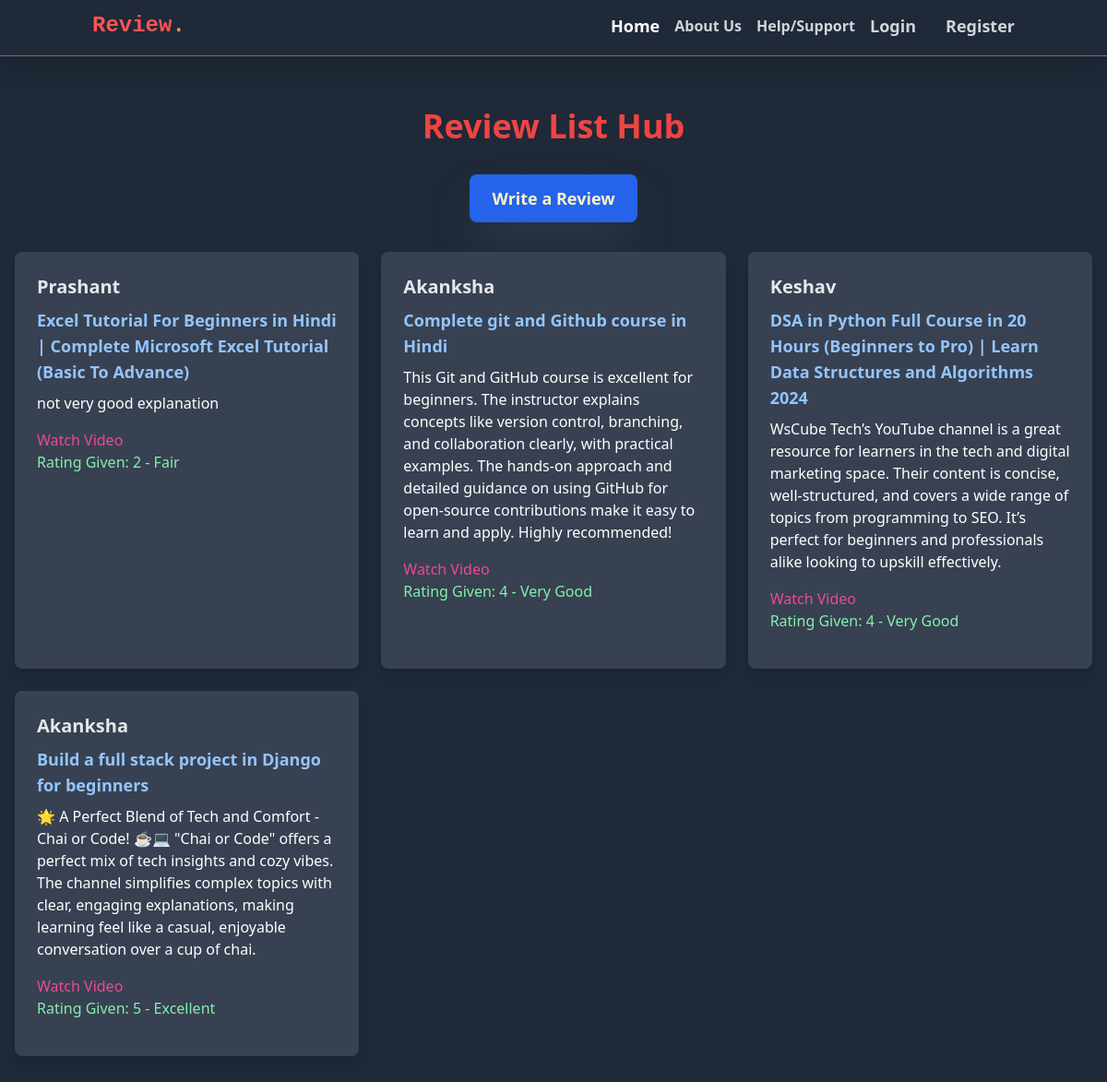
The app's page /review/, older data.
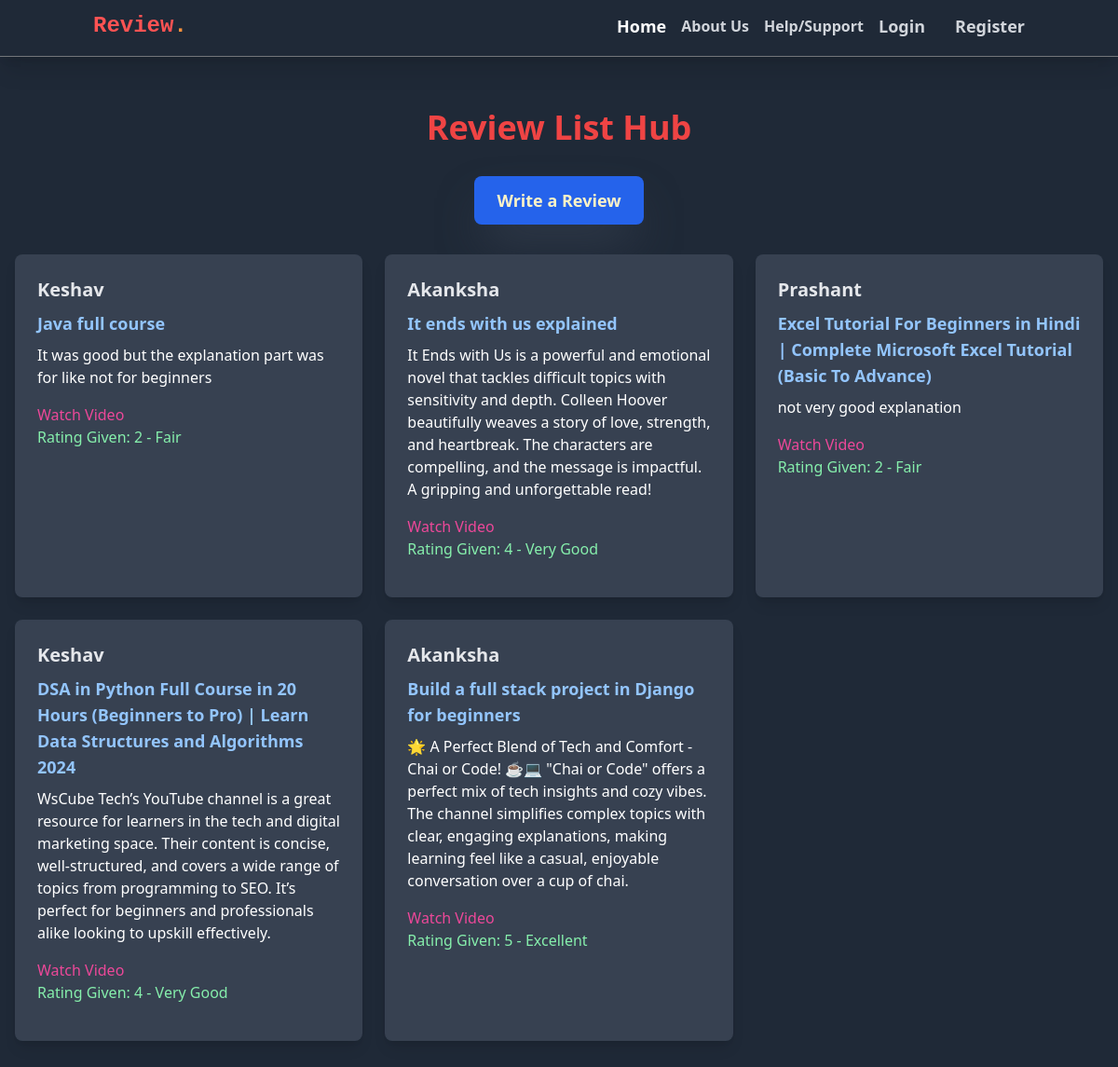
The same page, newer data.
### review/models.py (models this page shows, shortened)
class Review(models.Model):
    RATING_CHOICES = [
        (1, '1 - Poor'),
        (2, '2 - Fair'),
        (3, '3 - Good'),
        (4, '4 - Very Good'),
        (5, '5 - Excellent'),
    ]
    user = models.ForeignKey(User, on_delete=models.CASCADE)
    video_title = models.CharField(max_length=500, default='Unknown Title')
    video_url = models.URLField(max_length=2000,default='Unknown URL')
    text = models.TextField(max_length=2000)
    photo = models.ImageField(upload_to='photos/', blank=True,null=True)
    rating = models.PositiveSmallIntegerField(choices=RATING_CHOICES, default=3)
    created_at = models.DateTimeField(auto_now_add=True)
    updated_at = models.DateTimeField(auto_now=True)

### review/views.py (the view)
# urls.py: path('review/', views.review_list, name='review_list'),
def review_list(request):
    reviews = Review.objects.all().order_by('-created_at')
    return render(request, 'review_list.html', {'reviews' : reviews})

### review/templates/review_list.html (shortened to what this page needs)
{% extends "layout.html" %}
{% block content %}
<div class="py-10">
    <h1 class="text-4xl text-red-500 font-bold text-center mb-8">Review List Hub</h1>
    <a href="{% url 'review_create' %}" class="block text-amber-100 bg-blue-600 hover:bg-blue-700 px-6 py-3 rounded-lg text-lg font-semibold mb-8 mx-auto w-max text-center shadow-gray-700 shadow-2xl">Write a Review</a>
    <div class="grid grid-cols-1 md:grid-cols-2 lg:grid-cols-3 gap-6 mx-4">
        {% for review in reviews %}
        <div class="bg-gray-700 text-white rounded-lg shadow-lg transition-transform transform hover:scale-105 hover:bg-gray-600 p-6">
            <div class="flex flex-col justify-between h-full">
                <div>
                    <h5 class="text-gray-200 text-xl font-bold mb-2">{{ review.user.username|capfirst }}</h5>
                    <h6 class="text-lg font-semibold text-blue-300 mb-2">{{ review.video_title }}</h6>
                    <p class="text-white mb-4">{{ review.text }}</p>
                    <a href="{{ review.video_url }}" target="_blank" class="text-pink-500 ">
                        Watch Video
                    </a>
                    <p class="text-green-300 mb-4">Rating Given: {{ review.get_rating_display }}</p>
                </div>
            </div>
        </div>
        {% endfor %}
    </div>
</div>
{% endblock %}

Row changes from the older to the newer data that the page shows:
removed Review: user.username "Akanksha", video_title "Complete git and Github course in Hindi", text "This Git and GitHub course is excellent for beginners. The instructor explains concepts like version control, branching, and collaboration clearly, with practical examples. The hands-on approach and detailed guidance on using GitHub for open-source contributions make it easy to learn and apply. Highly recommended!", rating "4 - Very Good"
added Review: user.username "Keshav", video_title "Java full course", text "It was good but the explanation part was for like not for beginners", rating "2 - Fair"
added Review: user.username "Akanksha", video_title "It ends with us explained", text "It Ends with Us is a powerful and emotional novel that tackles difficult topics with sensitivity and depth. Colleen Hoover beautifully weaves a story of love, strength, and heartbreak. The characters are compelling, and the message is impactful. A gripping and unforgettable read!", rating "4 - Very Good"
